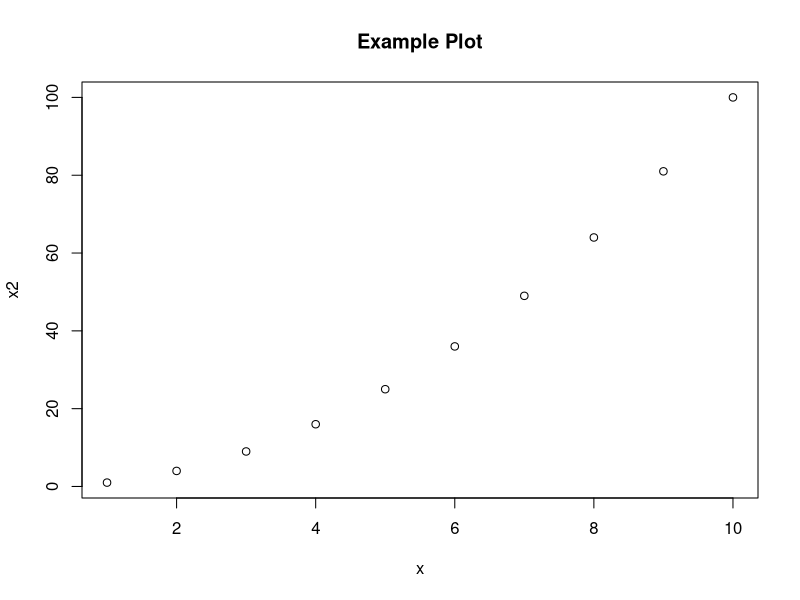

Generate this figure with R: (Note: this script raises an error after producing the figure.)
## ---- chunk 1
knitr::opts_chunk$set(echo = TRUE, error = TRUE)
#knitr::opts_chunk$set(results = "hold")
## ---- chunk 2
p <- 1:10 
## ---- chunk 3
prev <- rev(p)
## ---- chunk 4
# Problem E.3: Make Vectors.
x <- 1:10; x2 <- x ^ 2 

# Problem E.4: Create scatter plot of x against x2
plot(x, x2)

# Problem E.5. Add title to scatter plot
title(main="Example Plot") # axis labels left as default
## ---- chunk 5
# 1
mns50 <- vector("numeric", length=10) #1 for loop instantiate a vector
for(i in 1:10) mns[i] <- mean(rnorm(50)) #1 for loop

mns50 <- sapply(1:10, FUN=function(i) mean(rnorm(50))) #1 looping function

mns50 <- sapply(rep(50, 10), FUN=function(i) mean(rnorm(i))) # 1 looping function alternative
       
# 2 doable only with for loop, because you need to refer to newly created elements!

dbl <- vector("numeric", length=20) 
dbl[1] <- 5
for(i in 2:20) dbl[i] <- 2 * dbl[i-1] 

# 3

mns.dbl <- sapply(dbl, function(i) mean(rnorm(i))) #3 w/ looping function, look how nice :)

mns.dbl <- vector("numeric", length=20) # 3 w/ for loop  -- obviously less efficient :(
for(i in 1:20) mns.dbl[i] <- mean(rnorm(dbl[i]))

# 4
teninc <- seq(10, by=10, length.out = 1000) # could loop to make this, but seq function does linear sequences (faster)
mns.5 <- sapply(teninc, function(i) mean(rnorm(i))) # w/ looping function

mns.5 <- rep(NA, 1000) # another way to instantiate, using NAs probably better than having 0s (which could be construed as data!)
for(i in 1:1000) mns.5[i] <- mean(rnorm(teninc[i])) # with for loop: slower to code, visually cumbersome, slower to execute

#5 Bonus!

plot(x=teninc, y=mns.5, 
     type="l", 
     xlab="sample size", ylab="mean")

# wow! The means are highly variable when sample size is low, and converging on zero with low variability when sample size is high. 
## ---- chunk 6
rowSds <- function(x) { # 1
  
  apply(x, MARGIN=1, FUN=sd)
  
}

colSds <- function(x, na.rm=TRUE) { # 2 with bonus safeguard against NA values
  
  apply(x, MARGIN=2, FUN=function(x) sd(x, na.rm=na.rm))
  
}

sds <- function(x, dim) { # 3
  
  if(dim=="rows") return(rowSds(x)) 
  else if(dim=="cols") return(colSds(x)) 
  else return("Error: dim not 'rows' or 'cols'")
  
}

# 3 Bonus using switch, better than if/else statements here!
sds2 <- function(x, dim="both") { # 3
  
  if(!dim %in% c("rows", "cols", "both")) return("Error: dim not 'rows', 'cols' or 'both'")
  
  switch(dim, rows=rowSds(x), 
         cols=colSds(x), 
         both=list(rows=rowSds(x), cols=colSds(x)))

}
## ---- chunk 7
farkas <- function(length, start=1) { # put argument without 
  
  # Bonus stuff up here
  if(!is.numeric(start)) return("Error: Starting value is not numeric")
  if(!is.numeric(length)) return("Error: Vector length not coercable to integer")
  if(length < 1) return("Error: Vector length not positive integer")
  if(length %% floor(length) != 0) { # Using is.integer() won't work, because users will want to enter integers as double-type data 
    
    print("Vector length rounded down to nearest integer")
    length <- floor(length)
    
  }
  
  # Main Function Loop
  fark <- rep(start, length)
  for(i in 4:length) fark[i] <- sum(fark[c(i-1, i-2, i-3)])
  return(fark)
  
}
## ---- chunk 8
mysqrt <- function(x, start = x/2) { # The Farkas method
  
  p <- start
  while(p^2 < x - 0.0001 | p^2 > x + 0.0001) {
    
    if(p^2 > x) p <- p - (x - p) / 2
    else        p <- p + (x - p) / 2
    
  }
  
  return(round(p, digits=5))
  
}

mysqrt <- function(x, start = x/2) { # The Newton-Raphson method is smarter than the Farkas method
  
  p <- start
  while(p^2 < x - 0.0001 | p^2 > x + 0.0001) {
    
    p <- (p + x / p) / 2 
    
  }
  
  return(round(p, digits=5))
  
}
